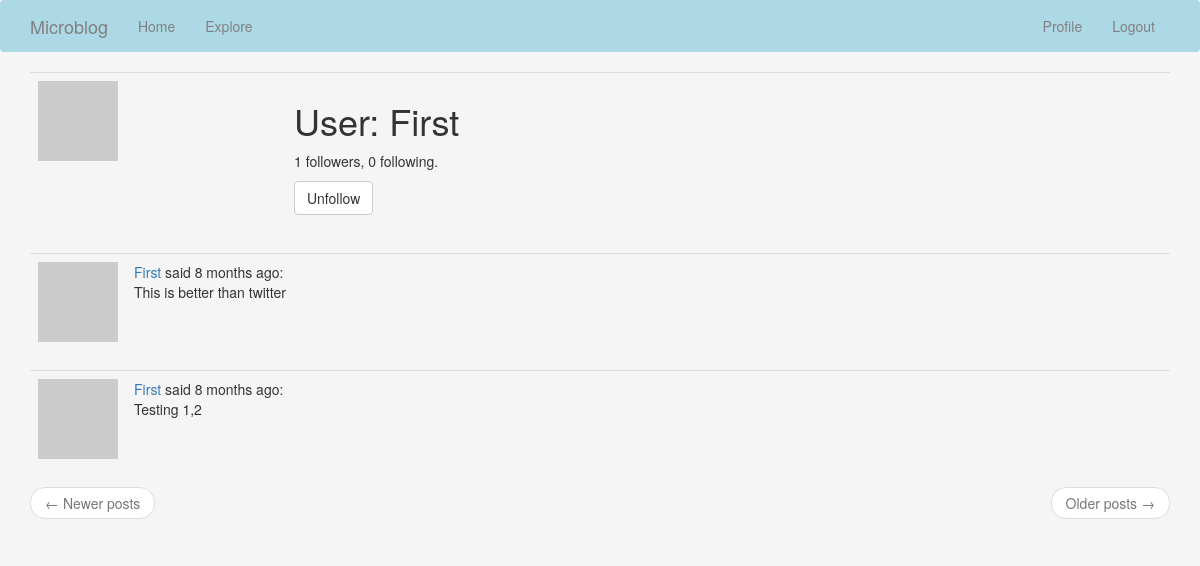
/user/First (signed in), run on the app's committed database.
### app/models.py (models this page shows, shortened)
class User(UserMixin, db.Model):
    id = db.Column(db.Integer, primary_key = True)
    username = db.Column(db.String(64), index = True, unique = True)
    email = db.Column(db.String(120), index = True, unique = True)
    password_hash = db.Column(db.String(128))
    posts = db.relationship('Post', backref='author', lazy='dynamic')
    about_me = db.Column(db.String(140))
    last_see = db.Column(db.DateTime, default=datetime.utcnow)
    followed = db.relationship(
        'User', secondary=followers,
        primaryjoin=(followers.c.follower_id == id),
        secondaryjoin=(followers.c.followed_id == id),
        backref=db.backref('followers', lazy='dynamic'), lazy='dynamic')
    def avatar(self, size):
        digest = md5(self.email.lower().encode('utf-8')).hexdigest()
        return 'https://www.gravatar.com/avatar/{}?d=identicon&s={}'.format(digest, size)
    def is_following(self, user):
        return self.followed.filter(
            followers.c.followed_id == user.id).count() > 0

class Post(db.Model):
    id = db.Column(db.Integer, primary_key = True)
    body = db.Column(db.String(140))
    timestamp = db.Column(db.DateTime, index = True, default = datetime.utcnow)
    user_id = db.Column(db.Integer, db.ForeignKey('user.id'))

### app/routes.py (the view)
@app.route('/user/<username>')
@login_required
def user(username):
    user = User.query.filter_by(username=username).first_or_404()
    page = request.args.get('page', 1, type=int)
    posts = user.posts.order_by(Post.timestamp.desc()).paginate(
        page, app.config['POSTS_PER_PAGE'], False)
    next_url = url_for('user', username=user.username, page=posts.next_num) \
        if posts.has_next else None
    prev_url = url_for('user', username=user.username, page=posts.prev_num) \
        if posts.has_prev else None
    form = EmptyForm()
    return render_template('user.html', user=user, posts=posts.items,
                           next_url=next_url, prev_url=prev_url, form=form)

### app/forms.py
class EmptyForm(FlaskForm):
    submit = SubmitField('Submit')

### app/models.py (called while the page is built)
@login.user_loader
def load_user(id):
    return User.query.get(int(id))

### app/routes.py (called while the page is built)
@app.before_request
def before_request():
    if current_user.is_authenticated:
        current_user.last_seen = datetime.utcnow()
        db.session.commit()

### app/templates/user.html (shortened to what this page needs)
{% extends "base.html" %}
{% block app_content %}
    <table class="table table-hover">
        <tr>
            <td width="256px"><img src="{{ user.avatar(256) }}"></td>
            <td>
                <h1>User: {{ user.username }}</h1>
                <p>{{ user.followers.count() }} followers, {{ user.followed.count() }} following.</p>
                {% if user == current_user %}
                <p><a href="{{ url_for('edit_profile') }}">Edit your profile</a></p>
                {% else %}
                <p>
                    <form action="{{ url_for('unfollow', username=user.username) }}" method="post">
                        {{ form.submit(value='Unfollow', class_='btn btn-default') }}
                    </form>
                </p>
                {% endif %}
            </td>
        </tr>
    </table>
    {% for post in posts %}
        {% include '_post.html' %}
    {% endfor %}
    <nav aria-label="...">
        <ul class="pager">
            <li class="previous{% if not prev_url %} disabled{% endif %}">
                <a href="{{ prev_url or '#' }}">
                    <span aria-hidden="true">&larr;</span> Newer posts
                </a>
            </li>
            <li class="next{% if not next_url %} disabled{% endif %}">
                <a href="{{ next_url or '#' }}">
                    Older posts <span aria-hidden="true">&rarr;</span>
                </a>
            </li>
        </ul>
    </nav>
{% endblock %}

### app/templates/_post.html
<table class="table table-hover">
    <tr>
        <td width="70px">
            <a href="{{ url_for('user', username=post.author.username) }}">
                <img src="{{ post.author.avatar(70) }}" />
            </a>
        </td>
        <td>
            <a href="{{ url_for('user', username=post.author.username) }}">
                {{ post.author.username }}
            </a>
            said {{ moment(post.timestamp).fromNow() }}:
            <br>
            {{ post.body }}
        </td>
    </tr>
</table>

### app/templates/base.html (style rules this page uses)
body { background-color: rgb(245, 245, 245); }
:root { --primary-color: lightblue; --secondary-color: gray; --primary-color-active: rgb(156, 198, 247); --secondary-color-active: rgb(104, 103, 103); }

### data on the page
User: username "First"
Post: author.username "First", timestamp "8 months ago", body "This is better than twitter"
Post: author.username "First", timestamp "8 months ago", body "Testing 1,2"

### other printed values
{{ user.followers.count() }} "1"
{{ user.followed.count() }} "0"
